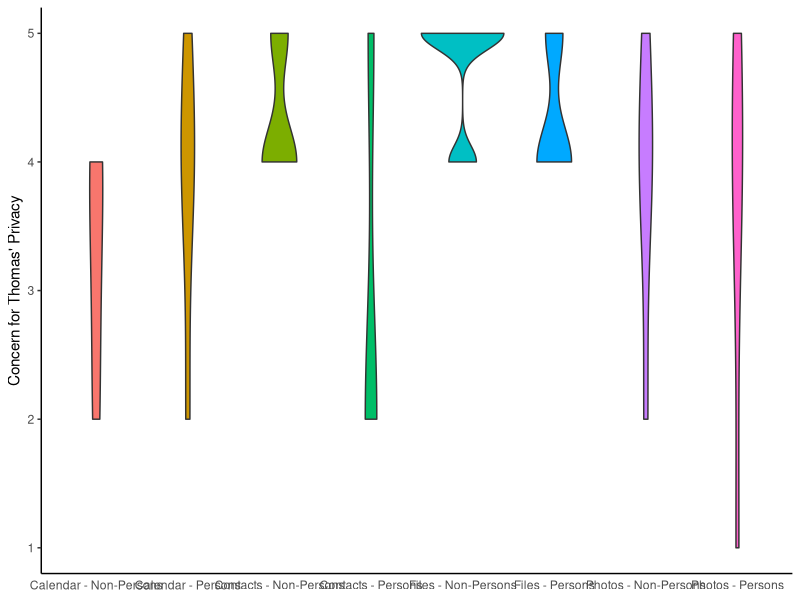
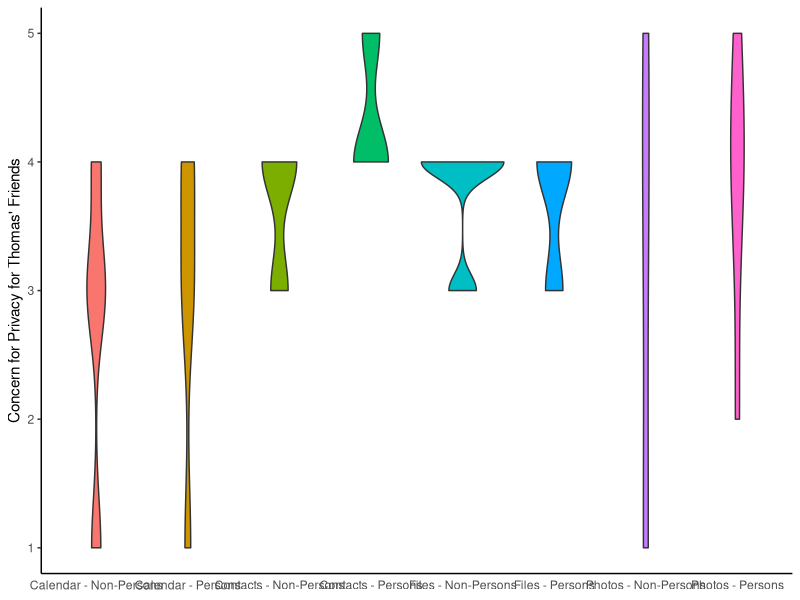

Recreate these plots in R, in order.
## ---- chunk 1
library(tidyverse)
data <- read_csv('data_24_11_28.csv', show_col_types = FALSE)
head(data)
## ---- chunk 2
my_data <- data[-1, ]
my_data <- data[-1, ]

my_data <- my_data %>% filter(
  Finished == TRUE, 
  consent == "I agree to take part in the study.",
  age > 17,
  likertscale_help_6 == 2,
  attentioncheck_2 == 7
  )

common_cols <- c(
    'ResponseId',
    'Duration (in seconds)',
    'phoneos',
    'thomashimself_1',
    'thomashimself_2',
    'thomashimself_3',
    'thomasfriend_1',
    'thomasfriend_2',
    'thomasfriend_3',
    'reponsibility_1',
    'reponsibility_2',
    'not_scenario_1',
    'not_scenario_2',
    'not_scenario_3',
    'not_scenario_4',
    'not_scenario_5',
    'not_scenario_6',
    'not_scenario_7',
    'not_scenario_8',
    'accesstoall',
    'apps_number',
    'photos_number',
    'photos_approx',
    'contact_number',
    'contacts_approx',
    'familyevent_number',
    'workevent_number',
    'likertscale_help_1',
    'likertscale_help_2',
    'likertscale_help_3',
    'likertscale_help_4',
    'likertscale_help_5',
    'likertscale_help_7',
    'likertscale_help_8',
    'likertscale_help_9',
    'likertscale_help_10',
    'personalinformation_1',
    'personalinformation_2',
    'personalinformation_3',
    'personalinformation_4',
    'friendinformation_1',
    'friendinformation_2',
    'friendinformation_3',
    'friendinformation_4'
)

survey_data <- my_data %>% select(
  c(mc1_photosperson,
    mc2_photosperson,
    mc1_photosnon,
    mc2_photosnon,
    mc1_contactspersons,
    mc2_contactsperson,
    mc1_contactnonperson,
    mc2_contactnonperson,
    mc1_calendarpersons,
    mc2_calendarperson,
    mc1_calendarnon,
    mc2_calendarnon,
    filesystempersonchec,
    filesystempersonperm,
    qnonpersonfilehave,
    qnonpersonfileperm,
    photo_option_1,
    photo_option_2,
    photo_option_flip_1,
    contact_option_1,
    contact_option_2,
    contact_option_flip_1,
    calendar_option_1,
    calendar_option_2,
    calendar_option_flip_1,
    file_option_1,
    file_option_2,
    file_option_flipped_1,
    photo_paid,
    contact_paid,
    calendar_paid,
    file_paid,
    ),
  common_cols
)

dem_data <- my_data %>% select(
  c(gender,
    ethnicity,
    education,
    education_9_TEXT,
    income,
    usyears,
    yob_1,
    fieldofstudy,
    relationshipstatus,
    children,
    commitmentcheck1,
    commitmentcheck2,
    feedback1,
    feedback2,
    feedback4,
    feedback5,
    feedback6,
    feedback7,)
)

dim(survey_data)
dim(dem_data)
## ---- chunk 3
ph_persons <- survey_data %>% select(
  c(mc1_photosperson,
    mc2_photosperson,
    photo_option_1,
    photo_option_2,
    photo_option_flip_1,
    photo_paid
    ),
  common_cols
) %>% filter(mc1_photosperson != "",
             mc2_photosperson != "")

dim(ph_persons)
## ---- chunk 4
ph_non_persons <- survey_data %>% select(
  c(mc1_photosnon,
    mc2_photosnon,
    photo_option_1,
    photo_option_2,
    photo_option_flip_1,
    photo_paid
    ),
  common_cols
) %>% filter(mc1_photosnon != "",
             mc2_photosnon != "")

dim(ph_non_persons)
## ---- chunk 5
cn_persons <- survey_data %>% select(
  c(mc1_contactspersons,
    mc2_contactsperson,
    contact_option_1,
    contact_option_2,
    contact_option_flip_1,
    contact_paid
    ),
  common_cols
) %>% filter(mc1_contactspersons != "",
             mc2_contactsperson != "")

dim(cn_persons)
## ---- chunk 6
cn_non_persons <- survey_data %>% select(
  c(mc1_contactnonperson,
    mc2_contactnonperson,
    contact_option_1,
    contact_option_2,
    contact_option_flip_1,
    contact_paid
    ),
  common_cols
) %>% filter(mc1_contactnonperson != "",
             mc2_contactnonperson != "")

dim(cn_non_persons)
## ---- chunk 7
cl_persons <- survey_data %>% select(
  c(mc1_calendarpersons,
    mc2_calendarperson,
    calendar_option_1,
    calendar_option_2,
    calendar_option_flip_1,
    calendar_paid
    ),
  common_cols
) %>% filter(mc1_calendarpersons != "",
             mc2_calendarperson != "")

dim(cl_persons)
## ---- chunk 8
cl_non_persons <- survey_data %>% select(
  c(mc1_calendarnon,
    mc2_calendarnon,
    calendar_option_1,
    calendar_option_2,
    calendar_option_flip_1,
    calendar_paid
    ),
  common_cols
) %>% filter(mc1_calendarnon != "",
             mc2_calendarnon != "")

dim(cl_non_persons)
## ---- chunk 9
file_persons <- survey_data %>% select(
  c(filesystempersonchec,
    filesystempersonperm,
    file_option_1,
    file_option_2,
    file_option_flipped_1,
    file_paid
    ),
  common_cols
) %>% filter(filesystempersonchec != "",
             filesystempersonperm != "")

dim(file_persons)
## ---- chunk 10
file_non_persons <- survey_data %>% select(
  c(qnonpersonfilehave,
    qnonpersonfileperm,
    file_option_1,
    file_option_2,
    file_option_flipped_1,
    file_paid
    ),
  common_cols
) %>% filter(qnonpersonfilehave != "",
             qnonpersonfileperm != "")

dim(file_non_persons)
## ---- chunk 11
library(ggplot2)

violin_himself <- data.frame(
  name = c(rep("Calendar - Persons", length(cl_persons$thomashimself_1)),
           rep("Calendar - Non-Persons", length(cl_non_persons$thomashimself_1)),
           rep("Contacts - Persons", length(cn_persons$thomashimself_1)),
           rep("Contacts - Non-Persons", length(cn_non_persons$thomashimself_1)),
           rep("Photos - Persons", length(ph_persons$thomashimself_1)),
           rep("Photos - Non-Persons", length(ph_non_persons$thomashimself_1)),
           rep("Files - Persons", length(file_persons$thomashimself_1)),
           rep("Files - Non-Persons", length(file_non_persons$thomashimself_1))),
  value = as.integer(c(cl_persons$thomashimself_1, cl_non_persons$thomashimself_1,
                       cn_persons$thomashimself_1, cn_non_persons$thomashimself_1,
                       ph_persons$thomashimself_1, ph_non_persons$thomashimself_1,
                       file_persons$thomashimself_1, file_non_persons$thomashimself_1))
)

ggplot(violin_himself, aes(x=name, y=value, fill=name)) +
  theme_classic() +
  theme(axis.title.x = element_blank(),
        axis.ticks.x=element_blank()) +
  ylab("Concern for Thomas' Privacy") +
  ylim(1, 5) +
  geom_violin(show.legend = F)
  # + geom_boxplot(width = 0.05, alpha = 0.5, show.legend = FALSE)
## ---- chunk 12
library(ggplot2)

violin_friends <- data.frame(
  name = c(rep("Calendar - Persons", length(cl_persons$thomasfriend_1)),
           rep("Calendar - Non-Persons", length(cl_non_persons$thomasfriend_1)),
           rep("Contacts - Persons", length(cn_persons$thomasfriend_1)),
           rep("Contacts - Non-Persons", length(cn_non_persons$thomasfriend_1)),
           rep("Photos - Persons", length(ph_persons$thomasfriend_1)),
           rep("Photos - Non-Persons", length(ph_non_persons$thomasfriend_1)),
           rep("Files - Persons", length(file_persons$thomasfriend_1)),
           rep("Files - Non-Persons", length(file_non_persons$thomasfriend_1))),
  value = as.integer(c(cl_persons$thomasfriend_1, cl_non_persons$thomasfriend_1,
                       cn_persons$thomasfriend_1, cn_non_persons$thomasfriend_1,
                       ph_persons$thomasfriend_1, ph_non_persons$thomasfriend_1,
                       file_persons$thomasfriend_1, file_non_persons$thomasfriend_1))
)

ggplot(violin_friends, aes(x=name, y=value, fill=name)) +
  theme_classic() +
  theme(axis.title.x = element_blank(),
        axis.ticks.x=element_blank()) +
  ylab("Concern for Privacy for Thomas' Friends") +
  ylim(1, 5) +
  geom_violin(show.legend = F)
  # + geom_boxplot(width = 0.05, alpha = 0.5, show.legend = FALSE)
## ---- chunk 13
a <- survey_data %>% 
  filter(ResponseId %in% c(cn_persons$ResponseId)) %>%
  mutate(permission = "Contacts")

b <- survey_data %>% 
  filter(ResponseId %in% c(ph_persons$ResponseId)) %>%
  mutate(permission = "Photos")

c <- survey_data %>% 
  filter(ResponseId %in% c(cl_persons$ResponseId)) %>%
  mutate(permission = "Calendar")

d <- survey_data %>% 
  filter(ResponseId %in% c(file_persons$ResponseId)) %>%
  mutate(permission = "File System")

persons_himself <- bind_rows(a, b, c, d) %>% 
  select(permission, thomashimself_1, thomashimself_2, thomashimself_3)
persons_himself$group_var <- factor(rep('Persons Himself', 
                                            nrow(persons_himself)))
persons_himself <- persons_himself %>%
  mutate(
    thomashimself_1 = as.integer(thomashimself_1),
    thomashimself_2 = as.integer(thomashimself_2),
    thomashimself_3 = as.integer(thomashimself_3)
  )
names(persons_himself) <-  c('permission', 'question1', 'question2', 'question3', 'group')

persons_friends <- bind_rows(a, b, c, d) %>% 
  select(permission, thomasfriend_1, thomasfriend_2, thomasfriend_3)
persons_friends$group_var <- factor(rep('Persons Friends', 
                                            nrow(persons_friends)))
persons_friends <- persons_friends %>%
  mutate(
    thomasfriend_1 = as.integer(thomasfriend_1),
    thomasfriend_2 = as.integer(thomasfriend_2),
    thomasfriend_3 = as.integer(thomasfriend_3)
  )
names(persons_friends) <- c('permission', 'question1', 'question2', 'question3', 'group')

persons <- bind_rows(persons_himself, persons_friends)

manova_result_persons <- aov(cbind(question1, question2, question3) ~ group, 
                         data = as_tibble(persons))
summary(manova_result_persons)
## ---- chunk 14
a <- survey_data %>% 
  filter(ResponseId %in% c(cn_non_persons$ResponseId)) %>%
  mutate(permission = "Contacts")

b <- survey_data %>% 
  filter(ResponseId %in% c(ph_non_persons$ResponseId)) %>%
  mutate(permission = "Photos")

c <- survey_data %>% 
  filter(ResponseId %in% c(cl_non_persons$ResponseId)) %>%
  mutate(permission = "Calendar")

d <- survey_data %>% 
  filter(ResponseId %in% c(file_non_persons$ResponseId)) %>%
  mutate(permission = "File System")

non_persons_himself <- bind_rows(a, b, c, d) %>% 
  select(permission, thomashimself_1, thomashimself_2, thomashimself_3)
non_persons_himself$group_var <- factor(rep('Non-Persons Himself', 
                                            nrow(non_persons_himself)))
non_persons_himself <- non_persons_himself %>%
  mutate(
    thomashimself_1 = as.integer(thomashimself_1),
    thomashimself_2 = as.integer(thomashimself_2),
    thomashimself_3 = as.integer(thomashimself_3)
  )
names(non_persons_himself) <-  c('permission', 'question1', 'question2', 'question3', 'group')

non_persons_friends <- bind_rows(a, b, c, d) %>% 
  select(permission, thomasfriend_1, thomasfriend_2, thomasfriend_3)
non_persons_friends$group_var <- factor(rep('Non-Persons Friends', 
                                            nrow(non_persons_friends)))
non_persons_friends <- non_persons_friends %>%
  mutate(
    thomasfriend_1 = as.integer(thomasfriend_1),
    thomasfriend_2 = as.integer(thomasfriend_2),
    thomasfriend_3 = as.integer(thomasfriend_3)
  )
names(non_persons_friends) <- c('permission', 'question1', 'question2', 'question3', 'group')

non_persons <- bind_rows(non_persons_himself, non_persons_friends)

manova_result_non <- aov(cbind(question1, question2, question3) ~ group, 
                         data = as_tibble(non_persons))
summary(manova_result_non)
## ---- chunk 15
persons_himself_means <- persons_himself %>%
  group_by(permission) %>%
  summarize(persons_mean_value = round(mean(question1, na.rm = TRUE), 2))

non_persons_himself_means <- non_persons_himself %>%
  group_by(permission) %>%
  summarize(non_persons_mean_value = round(mean(question1, na.rm = TRUE), 2))

himself_means <- non_persons_himself_means %>% inner_join(persons_himself_means)
himself_means
## ---- chunk 16
persons_friends_means <- persons_friends %>%
  group_by(permission) %>%
  summarize(persons_mean_value = round(mean(question1, na.rm = TRUE), 2))

non_persons_friends_means <- non_persons_friends %>%
  group_by(permission) %>%
  summarize(non_persons_mean_value = round(mean(question1, na.rm = TRUE), 2))

friends_means <- non_persons_friends_means %>% inner_join(persons_friends_means)
friends_means
## ---- chunk 17
a <- survey_data %>% 
  filter(ResponseId %in% c(cn_persons$ResponseId)) %>%
  mutate(permission = "Contacts",
         amount = as.numeric(gsub("[^0-9.-]", "", contact_paid)),
         amount = ifelse(is.na(amount), 0, amount)) %>%
  filter(amount > -1) %>%
  select(c(permission, amount))

b <- survey_data %>% 
  filter(ResponseId %in% c(ph_persons$ResponseId)) %>%
  mutate(permission = "Photos",
         amount = as.numeric(gsub("[^0-9.-]", "", photo_paid)),
         amount = ifelse(is.na(amount), 0, amount)) %>%
  filter(amount > -1) %>%
  select(c(permission, amount))

c <- survey_data %>% 
  filter(ResponseId %in% c(cl_persons$ResponseId)) %>%
  mutate(permission = "Calendar",
         amount = as.numeric(gsub("[^0-9.-]", "", calendar_paid)),
         amount = ifelse(is.na(amount), 0, amount)) %>%
  filter(amount > -1) %>%
  select(c(permission, amount))

d <- survey_data %>% 
  filter(ResponseId %in% c(file_persons$ResponseId)) %>%
  mutate(permission = "File System",
         amount = as.numeric(gsub("[^0-9.-]", "", file_paid)),
         amount = ifelse(is.na(amount), 0, amount)) %>%
  filter(amount > -1) %>%
  select(c(permission, amount))

persons_paid_apps <- bind_rows(a, b, c, d)
persons_paid_apps_summary <- persons_paid_apps %>%
  group_by(permission) %>%
  summarize(persons_mean = round(mean(amount, na.rm = TRUE), 2),
            persons_median = round(median(amount, na.rm = TRUE), 2))
persons_paid_apps_summary
## ---- chunk 18
a <- survey_data %>% 
  filter(ResponseId %in% c(cn_non_persons$ResponseId)) %>%
  mutate(permission = "Contacts",
         amount = as.numeric(gsub("[^0-9.-]", "", contact_paid)),
         amount = ifelse(is.na(amount), 0, amount)) %>%
  filter(amount > -1) %>%
  select(c(permission, amount))

b <- survey_data %>% 
  filter(ResponseId %in% c(ph_non_persons$ResponseId)) %>%
  mutate(permission = "Photos",
         amount = as.numeric(gsub("[^0-9.-]", "", photo_paid)),
         amount = ifelse(is.na(amount), 0, amount)) %>%
  filter(amount > -1) %>%
  select(c(permission, amount))

c <- survey_data %>% 
  filter(ResponseId %in% c(cl_non_persons$ResponseId)) %>%
  mutate(permission = "Calendar",
         amount = as.numeric(gsub("[^0-9.-]", "", calendar_paid)),
         amount = ifelse(is.na(amount), 0, amount)) %>%
  filter(amount > -1) %>%
  select(c(permission, amount))

d <- survey_data %>% 
  filter(ResponseId %in% c(file_non_persons$ResponseId)) %>%
  mutate(permission = "File System",
         amount = as.numeric(gsub("[^0-9.-]", "", file_paid)),
         amount = ifelse(is.na(amount), 0, amount)) %>%
  filter(amount > -1) %>%
  select(c(permission, amount))

non_persons_paid_apps <- bind_rows(a, b, c, d)
non_persons_paid_apps_summary <- non_persons_paid_apps %>%
  group_by(permission) %>%
  summarize(non_persons_mean = round(mean(amount, na.rm = TRUE), 2),
            non_persons_median = round(median(amount, na.rm = TRUE), 2))
non_persons_paid_apps_summary
## ---- chunk 19
a <- ph_persons %>%
  mutate(question = as.numeric(thomasfriend_1)) %>%
  select(question)

b <- cn_persons %>%
  mutate(question = as.numeric(thomasfriend_1)) %>%
  select(question)

c <- cl_persons %>%
  mutate(question = as.numeric(thomasfriend_1)) %>%
  select(question)

d <- file_persons %>%
  mutate(question = as.numeric(thomasfriend_1)) %>%
  select(question)

shapiro.test(a$question)
shapiro.test(b$question)
shapiro.test(c$question)
shapiro.test(d$question)
## ---- chunk 20
a <- ph_non_persons %>%
  mutate(question = as.numeric(thomasfriend_1)) %>%
  select(question)

b <- cn_non_persons %>%
  mutate(question = as.numeric(thomasfriend_1)) %>%
  select(question)

c <- cl_non_persons %>%
  mutate(question = as.numeric(thomasfriend_1)) %>%
  select(question)

d <- file_non_persons %>%
  mutate(question = as.numeric(thomasfriend_1)) %>%
  select(question)

shapiro.test(a$question)
shapiro.test(b$question)
shapiro.test(c$question)
shapiro.test(d$question)
## ---- chunk 21
persons_not_sc <- survey_data %>%
  filter((mc1_contactspersons != "" & mc2_contactsperson != "") |
          (mc1_photosperson != "" & mc2_photosperson != "") |
           (mc1_calendarpersons != "" & mc1_calendarpersons != "") |
           (filesystempersonchec != "" & filesystempersonperm != "")) %>%
  select(c(not_scenario_1, not_scenario_2, not_scenario_3, not_scenario_4,
           not_scenario_5, not_scenario_6, not_scenario_7, not_scenario_8))

persons_not_sc <- persons_not_sc %>%
  mutate(across(everything(), as.numeric))

mean_values <- apply(persons_not_sc, 2, 
                     function(x) round(mean(x, na.rm = TRUE), 2))
median_values <- apply(persons_not_sc, 2, median, na.rm = TRUE)

mean_values
median_values
## ---- chunk 22
non_persons_not_sc <- survey_data %>%
  filter((mc1_contactnonperson != "" & mc2_contactnonperson != "") |
          (mc1_photosnon != "" & mc2_photosnon != "") |
           (mc1_calendarnon != "" & mc2_calendarnon != "") |
           (qnonpersonfilehave != "" & qnonpersonfileperm != "")) %>%
  select(c(not_scenario_1, not_scenario_2, not_scenario_3, not_scenario_4,
           not_scenario_5, not_scenario_6, not_scenario_7, not_scenario_8))

non_persons_not_sc <- non_persons_not_sc %>%
  mutate(across(everything(), as.numeric))

mean_values <- apply(non_persons_not_sc, 2, 
                     function(x) round(mean(x, na.rm = TRUE), 2))
median_values <- apply(non_persons_not_sc, 2, median, na.rm = TRUE)

mean_values
median_values
## ---- chunk 23
persons_resp <- survey_data %>%
  filter((mc1_contactspersons != "" & mc2_contactsperson != "") |
          (mc1_photosperson != "" & mc2_photosperson != "") |
           (mc1_calendarpersons != "" & mc1_calendarpersons != "") |
           (filesystempersonchec != "" & filesystempersonperm != "")) %>%
  select(c('reponsibility_1', 'reponsibility_2'))

persons_resp <- persons_resp %>%
  mutate(across(everything(), as.numeric))

mean_values <- apply(persons_resp, 2, 
                     function(x) round(mean(x, na.rm = TRUE), 2))
median_values <- apply(persons_resp, 2, median, na.rm = TRUE)

mean_values
median_values
## ---- chunk 24
non_persons_resp <- survey_data %>%
  filter((mc1_contactnonperson != "" & mc2_contactnonperson != "") |
          (mc1_photosnon != "" & mc2_photosnon != "") |
           (mc1_calendarnon != "" & mc2_calendarnon != "") |
           (qnonpersonfilehave != "" & qnonpersonfileperm != "")) %>%
  select(c('reponsibility_1', 'reponsibility_2'))

non_persons_resp <- non_persons_resp %>%
  mutate(across(everything(), as.numeric))

mean_values <- apply(non_persons_resp, 2, 
                     function(x) round(mean(x, na.rm = TRUE), 2))
median_values <- apply(non_persons_resp, 2, median, na.rm = TRUE)

mean_values
median_values
